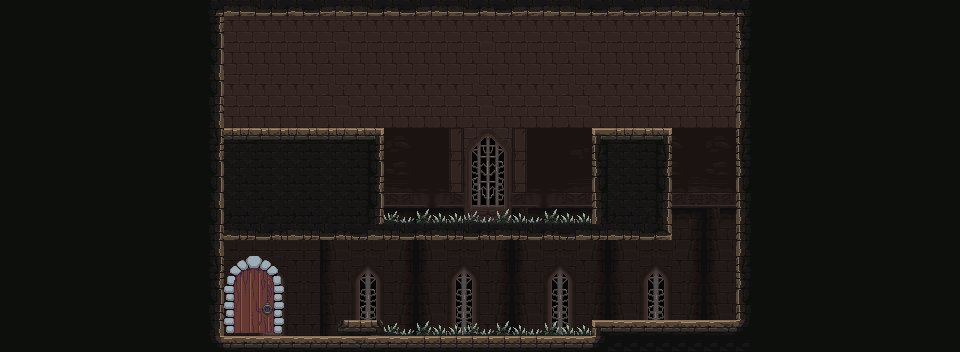

This game map was drawn from its Tiled (.tmx) file and the tilesets committed beside it. A one-line description and the trimmed map source follow:
An orthogonal 60x22 tile map with 16x16 px tiles, 7 tile layers (bg3, bg2, bg, collision, ...), 5 tilesets and 58 objects (12x hulls, 8x crate, 5x platfall, 3x line, 3x gate, ...).

<map version="1.2" tiledversion="1.3.4" orientation="orthogonal" renderorder="right-down" compressionlevel="0" width="60" height="22" tilewidth="16" tileheight="16" infinite="0" nextlayerid="17" nextobjectid="154">
 <editorsettings>
  <export target="../assets/world/i1s4.json" format="json" />
 </editorsettings>
 <tileset firstgid="1" name="decorative" tilewidth="16" tileheight="16" tilecount="1024" columns="32">
  <image source="tilesets/PF_Caslte_1.0/decorative.png" width="512" height="512" />
 </tileset>
 <tileset firstgid="1025" name="mainlevbuild_A" tilewidth="16" tileheight="16" tilecount="4096" columns="64">
  <image source="tilesets/PF_Caslte_1.0/mainlevbuild_A.png" width="1024" height="1024" />
 </tileset>
 <tileset firstgid="5121" name="mainlevbuild_B" tilewidth="16" tileheight="16" tilecount="2560" columns="64">
  <image source="tilesets/PF_Caslte_1.0/mainlevbuild_B.png" width="1024" height="640" />
 </tileset>
 <tileset firstgid="7681" name="collision" tilewidth="16" tileheight="16" tilecount="64" columns="8">
  <image source="collision.png" width="128" height="128" />
  <tile id="0">
   <properties>
    <property name="collides" type="bool" value="true" />
   </properties>
   <objectgroup draworder="index" id="2">
    <object id="1" x="0" y="0">
     <polygon points="0,0 16,0 16,16 0,16" />
    </object>
   </objectgroup>
  </tile>
  <tile id="1">
   <properties>
    <property name="collides" type="bool" value="true" />
   </properties>
   <objectgroup draworder="index" id="2">
    <object id="1" x="0" y="16">
     <polygon points="0,0 16,-16 16,0" />
    </object>
   </objectgroup>
  </tile>
  <tile id="2">
   <properties>
    <property name="collides" type="bool" value="true" />
   </properties>
   <objectgroup draworder="index" id="2">
    <object id="1" x="0" y="0">
     <polygon points="0,0 16,0 16,16" />
    </object>
   </objectgroup>
  </tile>
  <tile id="3">
   <properties>
    <property name="collides" type="bool" value="true" />
   </properties>
   <objectgroup draworder="index" id="2">
    <object id="1" x="0" y="0">
     <polygon points="0,0 16,16 0,16" />
    </object>
   </objectgroup>
  </tile>
  <tile id="4">
   <properties>
    <property name="collides" type="bool" value="true" />
   </properties>
  </tile>
  <tile id="5">
   <properties>
    <property name="collides" type="bool" value="true" />
   </properties>
   <objectgroup draworder="index" id="3">
    <object id="2" x="0" y="16">
     <polygon points="0,0 16,-9 16,0" />
    </object>
   </objectgroup>
  </tile>
  <tile id="6">
   <properties>
    <property name="collides" type="bool" value="true" />
   </properties>
   <objectgroup draworder="index" id="2">
    <object id="1" x="0" y="7">
     <polygon points="0,0 16,9 0,9" />
    </object>
   </objectgroup>
  </tile>
  <tile id="7">
   <properties>
    <property name="collides" type="bool" value="true" />
   </properties>
   <objectgroup draworder="index" id="2">
    <object id="1" x="16" y="0">
     <polygon points="0,0 -9,16 0,16" />
    </object>
   </objectgroup>
  </tile>
  <tile id="8">
   <properties>
    <property name="collides" type="bool" value="true" />
   </properties>
   <objectgroup draworder="index" id="2">
    <object id="1" x="0" y="0">
     <polygon points="0,0 9,16 0,16" />
    </object>
   </objectgroup>
  </tile>
  <tile id="9">
   <properties>
    <property name="collides" type="bool" value="true" />
   </properties>
   <objectgroup draworder="index" id="2">
    <object id="1" x="7" y="0">
     <polygon points="0,0 9,16 9,0" />
    </object>
   </objectgroup>
  </tile>
  <tile id="10">
   <properties>
    <property name="collides" type="bool" value="true" />
   </properties>
   <objectgroup draworder="index" id="2">
    <object id="2" x="0" y="0">
     <polygon points="0,0 9,0 0,16" />
    </object>
   </objectgroup>
  </tile>
  <tile id="11">
   <properties>
    <property name="collides" type="bool" value="true" />
   </properties>
   <objectgroup draworder="index" id="2">
    <object id="1" x="8" y="0">
     <polygon points="0,0 8,0 8,16 0,16" />
    </object>
   </objectgroup>
  </tile>
  <tile id="12">
   <properties>
    <property name="collides" type="bool" value="true" />
   </properties>
   <objectgroup draworder="index" id="2">
    <object id="1" x="0" y="0">
     <polygon points="0,0 8,0 8,16 0,16" />
    </object>
   </objectgroup>
  </tile>
  <tile id="13">
   <properties>
    <property name="collides" type="bool" value="true" />
   </properties>
   <objectgroup draworder="index" id="2">
    <object id="1" x="0" y="0">
     <polygon points="0,0 16,0 16,9" />
    </object>
   </objectgroup>
  </tile>
  <tile id="14">
   <properties>
    <property name="collides" type="bool" value="true" />
   </properties>
   <objectgroup draworder="index" id="2">
    <object id="1" x="0" y="0">
     <polygon points="0,0 16,0 0,9" />
    </object>
   </objectgroup>
  </tile>
  <tile id="15">
   <properties>
    <property name="collides" type="bool" value="true" />
   </properties>
   <objectgroup draworder="index" id="2">
    <object id="1" x="0" y="8">
     <polygon points="0,0 16,0 16,8 0,8" />
    </object>
   </objectgroup>
  </tile>
  <tile id="16">
   <properties>
    <property name="collides" type="bool" value="true" />
   </properties>
   <objectgroup draworder="index" id="2">
    <object id="1" x="0" y="8">
     <polygon points="0,0 16,0 16,-8 0,-8" />
    </object>
   </objectgroup>
  </tile>
 </tileset>
 <tileset firstgid="7745" name="tile_custom" tilewidth="16" tileheight="16" tilecount="4096" columns="64">
  <image source="../assets/world/tile_custom.png" width="1024" height="1024" />
 </tileset>
 <layer id="4" name="bg3" width="60" height="22">
  <data>[1320 cells, 0 non-empty, 0 distinct tile ids]</data>
 </layer>
 <layer id="5" name="bg2" width="60" height="22">
  <data>[1320 cells, 699 non-empty, 163 distinct tile ids]</data>
 </layer>
 <layer id="6" name="bg" width="60" height="22">
  <data>[1320 cells, 842 non-empty, 72 distinct tile ids]</data>
 </layer>
 <layer id="7" name="collision" width="60" height="22">
  <data>[1320 cells, 0 non-empty, 0 distinct tile ids]</data>
 </layer>
 <layer id="1" name="fg" width="60" height="22">
  <data>[1320 cells, 32 non-empty, 10 distinct tile ids]</data>
 </layer>
 <layer id="2" name="fg_hidden" width="60" height="22">
  <data>[1320 cells, 0 non-empty, 0 distinct tile ids]</data>
 </layer>
 <layer id="3" name="fg_breakable" width="60" height="22">
  <data>[1320 cells, 0 non-empty, 0 distinct tile ids]</data>
 </layer>
 <objectgroup id="15" name="npcs" />
 <objectgroup id="14" name="enemies" />
 <objectgroup id="13" name="spawns" />
 <objectgroup id="12" name="exit">
  <object id="2" name="west1" type="entrance" x="288" y="64" width="32" height="32" />
  <object id="105" name="west1" type="exit" x="224" y="32" width="48" height="96">
   <properties>
    <property name="targetExit" value="east1" />
    <property name="targetMap" value="i1s2" />
   </properties>
  </object>
  <object id="137" name="door1" type="entrance" x="240" y="288" width="32" height="32" />
  <object id="138" name="door1" type="exit" x="224" y="240" width="64" height="96">
   <properties>
    <property name="manualTrigger" type="bool" value="true" />
    <property name="targetExit" value="west1" />
    <property name="targetMap" value="i1s5" />
   </properties>
  </object>
 </objectgroup>
 <objectgroup id="9" name="objects">
  <!-- 19 objects omitted --></objectgroup>
 <objectgroup id="10" name="triggers">
  <!-- 7 objects omitted --></objectgroup>
 <objectgroup color="#00ff00" id="8" name="hulls">
  <!-- 12 objects omitted --></objectgroup>
 <objectgroup id="16" name="pathing" />
</map>
<!-- 38 of 58 objects omitted -->
